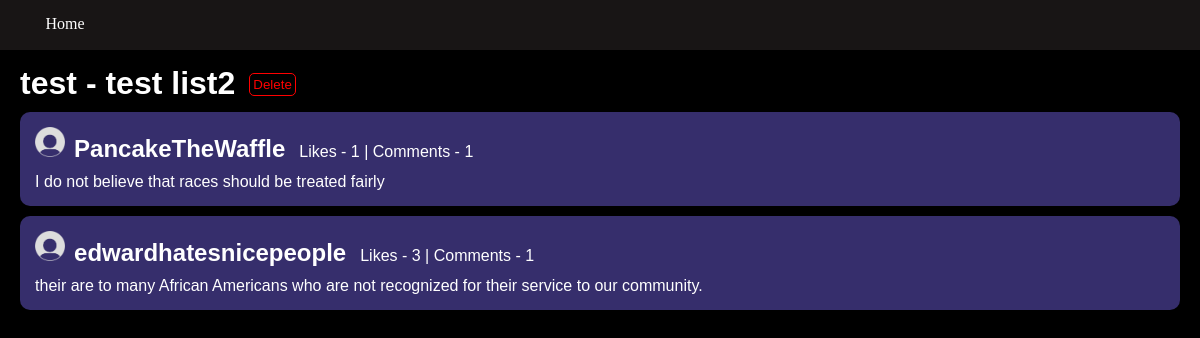
The page /twitter/list/2 (signed in) on the database its author committed.
### twitter/models.py (models this page shows, shortened)
class PostList(models.Model): # make sure this name doesnt cause any errors, hopefully not
    posts = models.ManyToManyField(Post, related_name="listed_post")
    user = models.ForeignKey(User2, on_delete=models.CASCADE, null=True)
    name = models.CharField(max_length = 200, default = "List")
    description = models.CharField(max_length = 200, default = "description...")
    numPosts = models.IntegerField(default=0) # figure out how to get length of the posts thing later for future models

class Post(models.Model):
    text = models.CharField(max_length=200)
    pub_date = models.DateTimeField("date published")
    user = models.ForeignKey(User2, on_delete=models.PROTECT)
    likes = models.IntegerField(default = 0)
    likedBy = models.ManyToManyField(User2, related_name="post_like")
    commentsCount = models.IntegerField(default = 0)

class User2(models.Model): #don't delete follows or user2s manually, because you have to delete the user follow and user2 all in one or itll break
    username = models.CharField(max_length = 200)
    password = models.CharField(max_length = 200, default = "password")
    profile_picture = models.ImageField(upload_to = "media/twitter/", default = "static/twitter/default.png")
    following = models.ManyToManyField(FollowObj, related_name="follow_account")
    bookmarks = models.ManyToManyField('Post', related_name="bookmarked_post") #if you want to define a relationship between two objects you can just use a string for the object name
    followers = models.IntegerField(default = 0)
    followingNum = models.IntegerField(default = 0)
    savedlists = models.ManyToManyField('PostList', related_name="saved_list")
    ownlists = models.ManyToManyField('PostList', related_name="own_list")
    posts = models.IntegerField(default = 0)
    notificationlist = models.ManyToManyField('Notification', related_name="notifications")
    def __str__(self):
        return self.username

### twitter/views.py (the view)
# urls.py: path("list/<int:pk>", views.List, name="list"),
def List(request, pk):
    list = PostList.objects.get(pk=pk)
    own = False
    if list.user.username == request.user.username:
        own = True
    listlist = list.posts.all()
    empty = False
    if len(listlist) == 0:
        empty = True
    saved = False
    if User2.objects.get(username=request.user.username).savedlists.filter(name=list.name).exists():
        saved = True
    context = {"list": list, "empty": empty, "listlist": listlist, "own": own, "saved": saved}
    return render(request, 'twitter/list.html', context)

### twitter/templates/twitter/list.html (shortened to what this page needs)
<!DOCTYPE html>
<html lang="en">
<head>
    {% load static %}
    <link rel = "stylesheet" href = "{% static '/twitter/css/list.css' %}">
</head>
<body>
    <div class = "navbar">
        <a href = "{% url 'home' %}"><div class = "homebutton">
            Home
        </div></a>
    </div>
    <div class = "postbox">
        <h1>{{list.name}} - {{list.description}}</h1>
        {% if own %}
            <form action = "{% url 'deletelist' pk=list.pk %}" method = "POST">
                <button class = "delbutton" type = "submit">
                    Delete
                </button>
            </form>
        {% endif %}
        {% if empty %}
            <h2>No Posts In List</h2>
        {% else %}
            {% for post in listlist %}
                <div class="post">
                    {% load static %}
                    <img src = "{% static 'twitter/images/default.png' %}", width = 30px, height = 30px/>
                    <a href = "{% url 'profile' username=post.user %}"><h2>{{post.user}}</h2></a>
                    <p class = "poststats">Likes - {{post.likes}} | Comments - {{post.commentsCount}}</p> <br>
                    <a href = "{% url 'post' pk=post.pk%}">
                        <span>{{post.text}}</span>
                    </a>
                </div>
            {% endfor %}
        {% endif %}
    </div>
</body>
</html>

### twitter/static/twitter/css/list.css (style rules this page uses)
* { margin:0; padding:0; }
.post { border-radius: 10px; padding:15px; margin:20px; margin-bottom:10px; margin-top:10px; margin-bottom:5px; color:white; background-color:rgb(54, 46, 108); }
.postbox { margin-top:65px; }
body { background-color:black; padding:0.1px; }
.post h2 { font-family:'Trebuchet MS', 'Lucida Sans Unicode', 'Lucida Grande', 'Lucida Sans', Arial, sans-serif; display:inline; margin-left: 5px; }
.post span { font-family:'Trebuchet MS', 'Lucida Sans Unicode', 'Lucida Grande', 'Lucida Sans', Arial, sans-serif; margin-top:10px; display:block; }
.navbar { position:fixed; width:100%; height:50px; background-color:rgb(24, 21, 21); top:0px; }
.homebutton { padding:5px; height:20px; margin:10px; border-radius:10px; text-align:center; width:100px; color:white; }
h1 { color:white; font-family: 'Trebuchet MS', 'Lucida Sans Unicode', 'Lucida Grande', 'Lucida Sans', Arial, sans-serif; margin-left: 20px; display:inline-block; }
a { text-decoration:none; color:white; }
p { color:white; font-family:'Trebuchet MS', 'Lucida Sans Unicode', 'Lucida Grande', 'Lucida Sans', Arial, sans-serif; display:inline-block; margin-left:10px; }
h2 { color:white; font-family:'Trebuchet MS', 'Lucida Sans Unicode', 'Lucida Grande', 'Lucida Sans', Arial, sans-serif; margin-left:20px; }
form { display:inline-block; position:relative; margin-left: 10px; bottom:5px; }
.delbutton { border: solid 1px red; color:red; background-color:transparent; padding:3px; border-radius: 5px; font-family:'Trebuchet MS', 'Lucida Sans Unicode', 'Lucida Grande', 'Lucida Sans', Arial, sans-serif; cursor:pointer; }

### rows shown on the page
PostList: name "test", description "test list2"
Post: user "PancakeTheWaffle", likes "1", commentsCount "1", text "I do not believe that races should be treated fairly"
Post: user "edwardhatesnicepeople", likes "3", commentsCount "1", text "their are to many African Americans who are not recognized for their service to our community."
